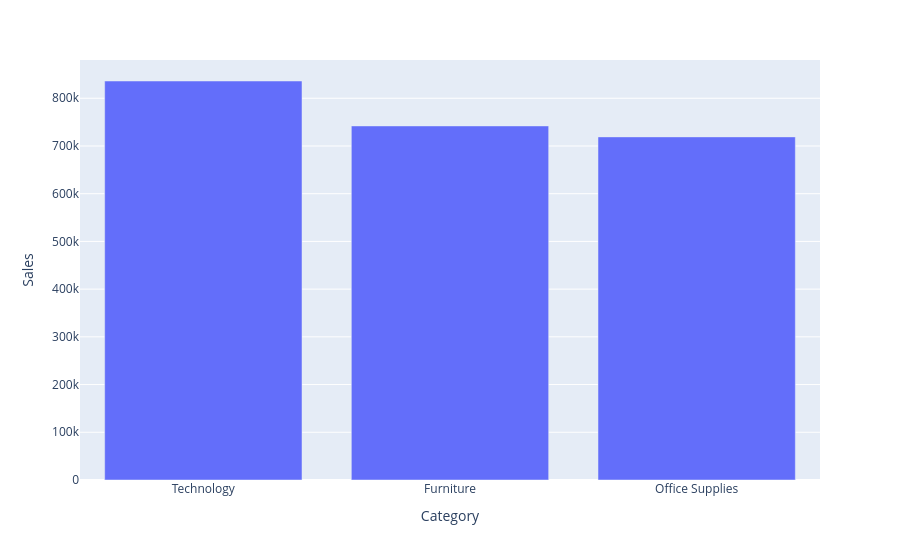

The cell this chart's notebook holds for it:
### Code cell
px.bar(cat_sales, x = "Category", y = "Sales")

### Figure 1 — Plotly figure (JSON) as saved in the notebook; plotly's stock layout.template omitted (floating-point values rounded to 4 significant figures)
{"data": [{"hovertemplate": "Category=%{x}<br>Sales=%{y}<extra></extra>", "legendgroup": "", "marker": {"color": "#636efa", "pattern": {"shape": ""}}, "name": "", "orientation": "v", "showlegend": false, "textposition": "auto", "type": "bar", "x": ["Technology", "Furniture", "Office Supplies"], "xaxis": "x", "y": [836200.0, 742000.0, 719000.0], "yaxis": "y"}], "layout": {"barmode": "relative", "legend": {"tracegroupgap": 0}, "margin": {"t": 60}, "xaxis": {"anchor": "y", "domain": [0, 1], "title": {"text": "Category"}}, "yaxis": {"anchor": "x", "domain": [0, 1], "title": {"text": "Sales"}}}}
